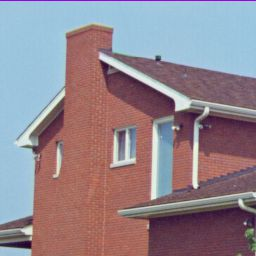
//> input picture data/input.jpg, 256 x 256 px
$ ./lab05   (built with g++ and OpenCV 4)
//> lines starting //> are read from the running program, lines starting //| are printed output that depends on the picture
#include <opencv2/opencv.hpp>
#include <iostream>

using namespace cv;
using namespace std;

int main() {
    std::string image_path = DATA_DIR "/input.jpg";
    cv::Mat img = cv::imread(image_path);
//> img is the input picture: 256 rows x 256 cols, CV_8UC3; mean B, G, R 141.9, 133, 146.5
    if (img.empty()) {
        cout << "Image not found!" << endl;
        return -1;
    }
    Mat blur_result, sobel_result, gauss_result;
    blur(img, blur_result, Size(5,5));
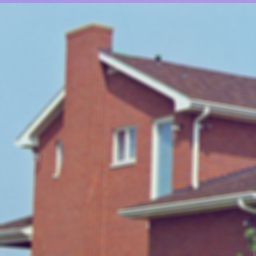
//> blur_result: 256 rows x 256 cols, CV_8UC3; mean B, G, R 142, 133.2, 146.6
    GaussianBlur(img, gauss_result, Size(5,5), 1.5);

    Mat gray;
    cvtColor(img, gray, COLOR_BGR2GRAY);
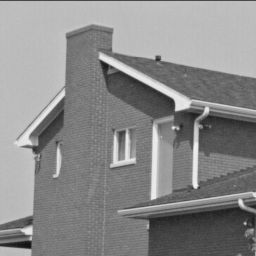
//> gray: 256 rows x 256 cols, CV_8UC1; min 14, max 245, mean 138.1
    Sobel(gray, sobel_result, CV_8U, 1, 0);
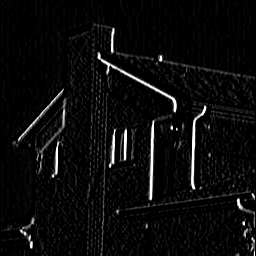
//> sobel_result: 256 rows x 256 cols, CV_8UC1; min 0, max 255, mean 11.2

    imwrite("output_blur.jpg", blur_result);
    imwrite("output_sobel.jpg", sobel_result);
    imwrite("output_gauss.jpg", gauss_result);
    return 0;
}
